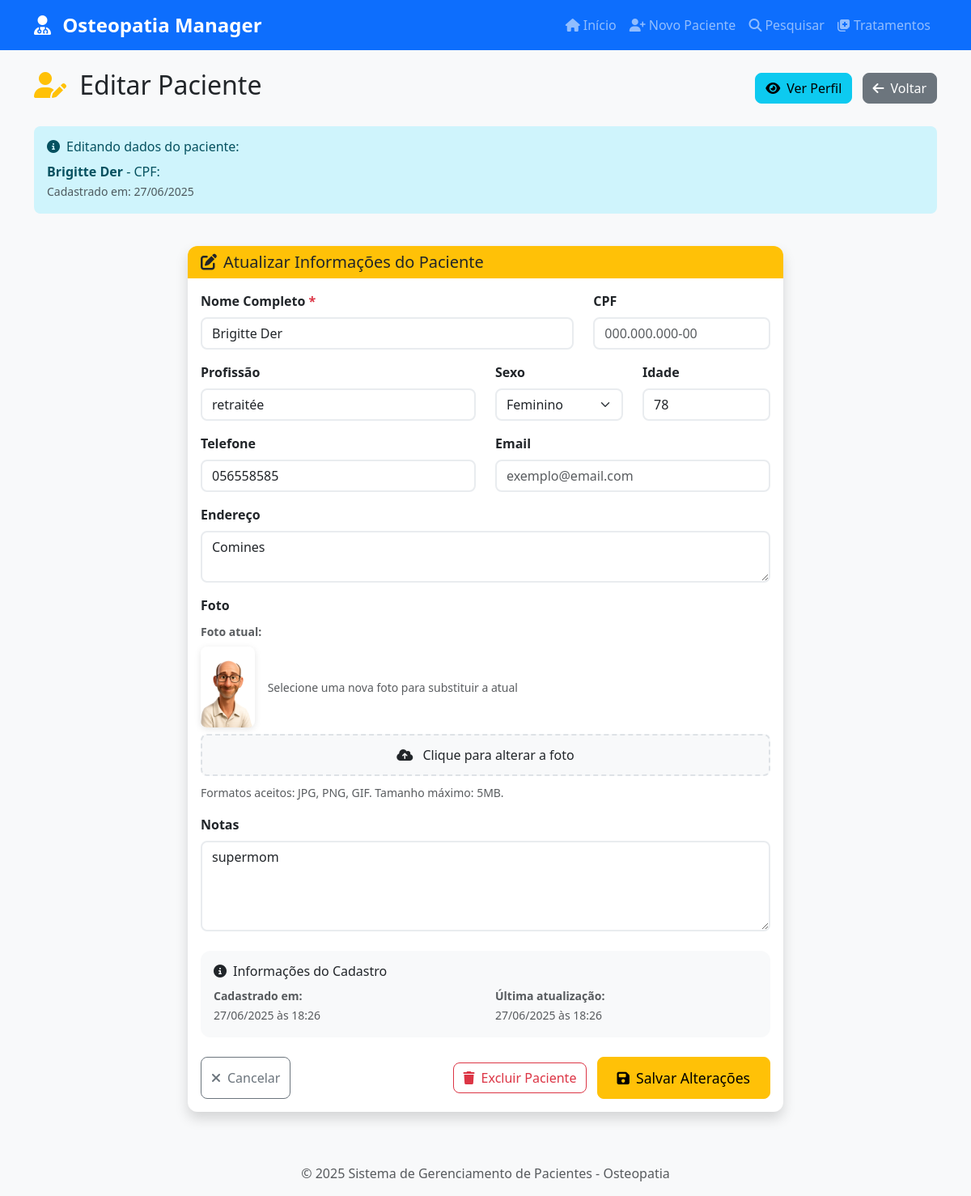
Page /editar-paciente/1 on the committed database.
### database/models.py (models this page shows, shortened)
class Paciente(db.Model):
    __tablename__ = 'pacientes'
    id = db.Column(db.Integer, primary_key=True)
    nome_completo = db.Column(db.String(200), nullable=False)
    data_registro = db.Column(db.Date, nullable=False, default=datetime.utcnow().date())
    profissao = db.Column(db.String(100))
    sexo = db.Column(db.String(20))
    idade = db.Column(db.Integer)
    endereco = db.Column(db.Text)
    cpf = db.Column(db.String(14), unique=True, nullable=True)
    telefone = db.Column(db.String(20))
    email = db.Column(db.String(120))
    foto_path = db.Column(db.String(200))
    notas = db.Column(db.Text)
    created_at = db.Column(db.DateTime, default=datetime.utcnow)
    updated_at = db.Column(db.DateTime, default=datetime.utcnow, onupdate=datetime.utcnow)
    tratamentos = db.relationship('Tratamento', backref='paciente', lazy=True, cascade='all, delete-orphan')

### app.py (the view, shortened to what this page needs)
@app.route('/editar-paciente/<int:id>', methods=['GET', 'POST'])
def editar_paciente(id):
    paciente = Paciente.query.get_or_404(id)
    form = PacienteForm(obj=paciente)
    return render_template('editar_paciente.html', form=form, paciente=paciente)

### app.py
class PacienteForm(FlaskForm):
    nome_completo = StringField('Nome Completo', validators=[DataRequired(), Length(min=2, max=200)])
    cpf = StringField('CPF', validators=[Optional()])
    profissao = StringField('Profissão', validators=[Optional(), Length(max=100)])
    sexo = SelectField('Sexo', choices=[('', 'Selecione...'), ('Masculino', 'Masculino'), ('Feminino', 'Feminino'), ('Outro', 'Outro')], validators=[Optional()])
    idade = IntegerField('Idade', validators=[Optional()])
    endereco = TextAreaField('Endereço', validators=[Optional(), Length(max=500)])
    telefone = StringField('Telefone', validators=[Optional(), Length(max=20)])
    email = StringField('Email', validators=[Optional(), Email(), Length(max=120)])
    foto = FileField('Foto', validators=[Optional(), FileAllowed(['jpg', 'jpeg', 'png', 'gif'], 'Apenas imagens são permitidas!')])
    notas = TextAreaField('Notas', validators=[Optional(), Length(max=1000)])

### app.py (called while the page is built)
@app.template_filter('format_cpf')
def format_cpf_filter(cpf):
    return format_cpf(cpf) if cpf else ''

@app.context_processor
def inject_today():
    return {'today': date.today()}

### templates/editar_paciente.html (shortened to what this page needs)
{% extends "base.html" %}
{% block content %}
<div class="row">
    <div class="col-12">
        <div class="d-flex justify-content-between align-items-center mb-4">
            <h2>
                <i class="fas fa-user-edit me-2 text-warning"></i>
                Editar Paciente
            </h2>
            <div>
                <a href="{{ url_for('perfil_paciente', id=paciente.id) }}" class="btn btn-info me-2">
                    <i class="fas fa-eye me-2"></i>Ver Perfil
                </a>
                <a href="{{ url_for('pesquisar_pacientes') }}" class="btn btn-secondary">
                    <i class="fas fa-arrow-left me-2"></i>Voltar
                </a>
            </div>
        </div>
    </div>
</div>
<div class="row mb-4">
    <div class="col-12">
        <div class="alert alert-info">
            <h6 class="mb-2">
                <i class="fas fa-info-circle me-2"></i>Editando dados do paciente:
            </h6>
            <strong>{{ paciente.nome_completo }}</strong> - CPF: {{ paciente.cpf | format_cpf }}
            <br>
            <small class="text-muted">
                Cadastrado em: {{ paciente.data_registro.strftime('%d/%m/%Y') }}
            </small>
        </div>
    </div>
</div>
<div class="row justify-content-center">
    <div class="col-lg-8">
        <div class="card shadow">
            <div class="card-header bg-warning text-dark">
                <h5 class="mb-0">
                    <i class="fas fa-edit me-2"></i>Atualizar Informações do Paciente
                </h5>
            </div>
            <div class="card-body">
                <form method="POST" enctype="multipart/form-data" id="editarPacienteForm">
                    <div class="row">
                        <div class="col-md-8 mb-3">
                            {{ form.nome_completo.label(class="form-label required") }}
                            {{ form.nome_completo(class="form-control required-field", placeholder="Digite o nome completo do paciente") }}
                        </div>
                        <div class="col-md-4 mb-3">
{{ form.cpf.label(class="form-label") }}
{{ form.cpf(class="form-control cpf-input", placeholder="000.000.000-00") }}
                        </div>
                    </div>
                    <div class="row">
                        <div class="col-md-6 mb-3">
                            {{ form.profissao.label(class="form-label") }}
                            {{ form.profissao(class="form-control", placeholder="Ex: Engenheiro, Professor, etc.") }}
                        </div>
                        <div class="col-md-3 mb-3">
                            {{ form.sexo.label(class="form-label") }}
                            {{ form.sexo(class="form-select") }}
                        </div>
                        <div class="col-md-3 mb-3">
                            {{ form.idade.label(class="form-label") }}
                            {{ form.idade(class="form-control age-input", placeholder="Ex: 35", min="0", max="120") }}
                        </div>
                    </div>
                    <div class="row">
                        <div class="col-md-6 mb-3">
                            {{ form.telefone.label(class="form-label") }}
                            {{ form.telefone(class="form-control phone-input", placeholder="(11) 99999-9999") }}
                        </div>
                        <div class="col-md-6 mb-3">
                            {{ form.email.label(class="form-label") }}
                            {{ form.email(class="form-control email-input", placeholder="exemplo@email.com") }}
                        </div>
                    </div>
                    <div class="mb-3">
                        {{ form.endereco.label(class="form-label") }}
                        {{ form.endereco(class="form-control", rows="2", placeholder="Rua, número, bairro, cidade - CEP") }}
                    </div>
                    <div class="mb-3">
                        {{ form.foto.label(class="form-label") }}
                        {% if paciente.foto_path %}
                        <div class="mb-2">
                            <label class="form-label small text-muted">Foto atual:</label>
                            <div class="d-flex align-items-center">
                                <img src="{{ url_for('static', filename='uploads/' + paciente.foto_path) }}"
                                     alt="Foto atual de {{ paciente.nome_completo }}"
                                     class="image-preview me-3"
                                     style="max-width: 100px; max-height: 100px;">
                                <div>
                                    <small class="text-muted">
                                        Selecione uma nova foto para substituir a atual
                                    </small>
                                </div>
                            </div>
                        </div>
                        {% endif %}
                        <div class="file-upload-wrapper">
                            <label for="{{ form.foto.id }}" class="file-upload-label">
                                <i class="fas fa-cloud-upload-alt me-2"></i>
                                {% if paciente.foto_path %}
                                    Clique para alterar a foto
                                {% else %}
                                    Clique para selecionar uma foto
                                {% endif %}
                            </label>
                        </div>
                        <small class="form-text text-muted">
                            Formatos aceitos: JPG, PNG, GIF. Tamanho máximo: 5MB.
                        </small>
                    </div>
                    <div class="mb-4">
                        {{ form.notas.label(class="form-label") }}
                        {{ form.notas(class="form-control", rows="4", placeholder="Observações gerais, histórico médico, alergias, etc.") }}
                    </div>
                    <div class="card bg-light mb-4">
                        <div class="card-body">
                            <h6 class="card-title">
                                <i class="fas fa-info-circle me-2"></i>Informações do Cadastro
                            </h6>
                            <div class="row">
                                <div class="col-md-6">
                                    <small class="text-muted">
                                        <strong>Cadastrado em:</strong><br>
                                        {{ paciente.created_at.strftime('%d/%m/%Y às %H:%M') if paciente.created_at }}
                                    </small>
                                </div>
                                <div class="col-md-6">
                                    <small class="text-muted">
                                        <strong>Última atualização:</strong><br>
                                        {{ paciente.updated_at.strftime('%d/%m/%Y às %H:%M') if paciente.updated_at }}
                                    </small>
                                </div>
                            </div>
                        </div>
                    </div>
                    <div class="d-flex justify-content-between">
                        <button type="button" class="btn btn-outline-secondary" onclick="history.back()">
                            <i class="fas fa-times me-2"></i>Cancelar
                        </button>
                        <div>
                            <button type="button" class="btn btn-outline-danger me-2"
                                    data-bs-toggle="modal" data-bs-target="#deleteModal">
                                <i class="fas fa-trash me-2"></i>Excluir Paciente
                            </button>
                            <button type="submit" class="btn btn-warning btn-lg">
                                <i class="fas fa-save me-2"></i>Salvar Alterações
                            </button>
                        </div>
                    </div>
                </form>
            </div>
        </div>
    </div>
</div>
{% endblock %}

### static/css/style.css (style rules this page uses)
:root { --primary-color: #0d6efd; --success-color: #198754; --info-color: #0dcaf0; --warning-color: #ffc107; --danger-color: #dc3545; --secondary-color: #6c757d; --light-color: #f8f9fa; --dark-color: #212529; }
body { font-family: 'Segoe UI', Tahoma, Geneva, Verdana, sans-serif; background-color: #f8f9fa; }
.btn { border-radius: 8px; font-weight: 500; transition: all 0.2s ease-in-out; }
.btn-lg { padding: 12px 24px; font-size: 1.1rem; }
.card { border: none; border-radius: 12px; overflow: hidden; }
.card-header { border-bottom: none; font-weight: 600; }
.form-control, .form-select { border-radius: 8px; border: 2px solid #e9ecef; transition: border-color 0.2s ease-in-out; }
.form-label { font-weight: 600; color: var(--dark-color); margin-bottom: 8px; }
.required::after { content: " *"; color: var(--danger-color); font-weight: bold; }
.file-upload-wrapper { position: relative; display: inline-block; width: 100%; }
.file-upload-label { display: block; padding: 12px 20px; background-color: var(--light-color); border: 2px dashed #dee2e6; border-radius: 8px; text-align: center; cursor: pointer; transition: all 0.2s ease-in-out; }
.image-preview { max-width: 200px; max-height: 200px; border-radius: 8px; box-shadow: 0 2px 8px rgba(0, 0, 0, 0.1); }
.alert { border: none; border-radius: 8px; font-weight: 500; }

### rows in the picture
Paciente: nome_completo "Brigitte Der", data_registro "27/06/2025", profissao "retraitée", sexo "Feminino", idade "78", telefone "056558585", endereco "Comines", foto_path (picture), notas "supermom", created_at "27/06/2025 às 18:26", updated_at "27/06/2025 às 18:26"
